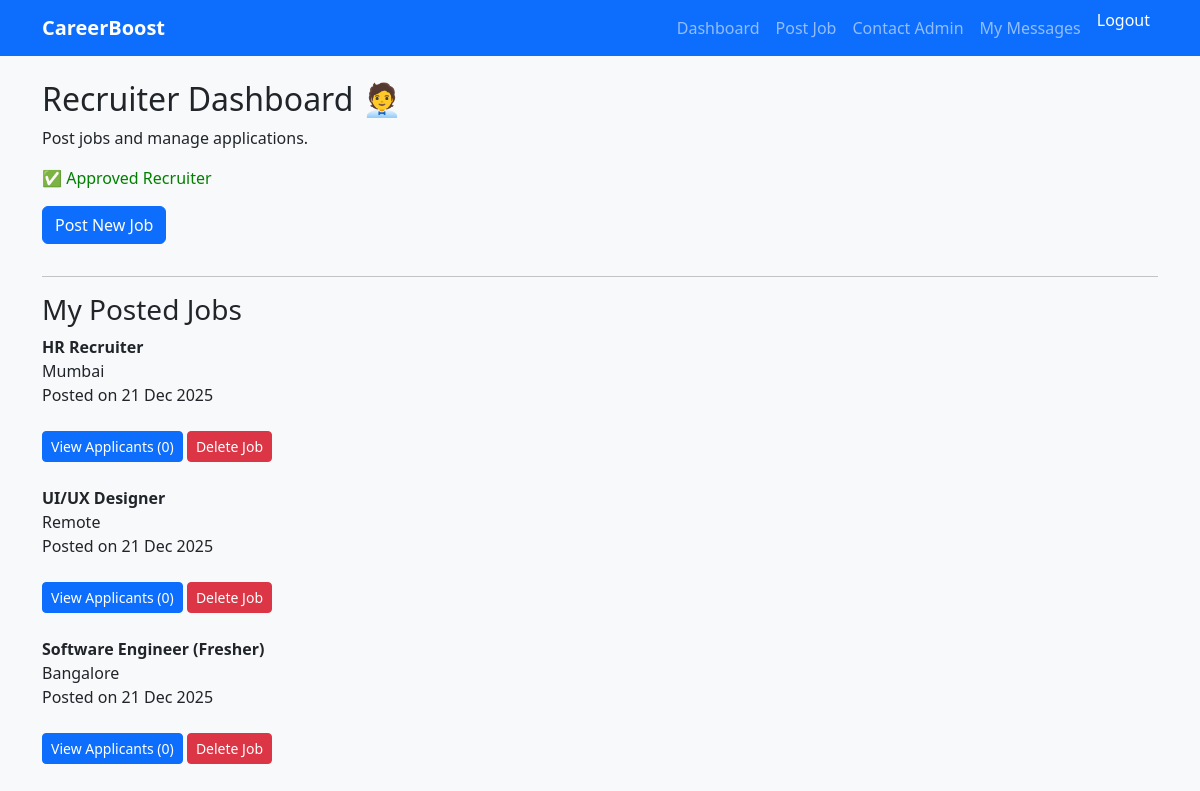
The app's page /accounts/recruiter/dashboard/ (signed in) with its own data.
### job_app/models.py (models this page shows, shortened)
class Job(models.Model):
    title = models.CharField(max_length=200)
    company = models.CharField(max_length=200)
    location = models.CharField(max_length=200)
    description = models.TextField()
    skills_required = models.TextField(
        help_text="Comma separated skills (python, sql, django)"
    )
    posted_by = models.ForeignKey(
        settings.AUTH_USER_MODEL,
        on_delete=models.CASCADE,
        related_name="posted_jobs"
    )
    is_active = models.BooleanField(default=True)
    created_at = models.DateTimeField(auto_now_add=True)

### accounts/views.py (the view)
@login_required
def recruiter_dashboard(request):
    profile = get_object_or_404(RecruiterProfile, user=request.user)
    if profile.status != "approved":
        return redirect("accounts:pending_approval")
    jobs = Job.objects.filter(posted_by=request.user).order_by("-created_at")
    return render(
        request,
        "accounts/recruiter_dashboard.html",
        {"profile": profile, "jobs": jobs},
    )

### careerboost/templates/accounts/recruiter_dashboard.html (shortened to what this page needs)
{% extends "base.html" %}
{% block content %}
<h2>Recruiter Dashboard 🧑‍💼</h2>
<p>Post jobs and manage applications.</p>
{% if profile.status == "approved" %}
    <p style="color: green;">✅ Approved Recruiter</p>
    <a href="{% url 'job_app:add_job' %}" class="btn btn-primary mb-3">
        Post New Job
    </a>
{% endif %}
<hr>
<h3>My Posted Jobs</h3>
{% if jobs %}
    <ul class="list-unstyled">
        {% for job in jobs %}
            <li class="mb-4">
                <strong>{{ job.title }}</strong><br>
                {{ job.location }}<br>
                Posted on {{ job.created_at|date:"d M Y" }}
                <br><br>
                <a class="btn btn-primary btn-sm"
                   href="{% url 'job_app:view_applicants' job.id %}">
                    View Applicants ({{ job.applications.count }})
                </a>
                <a class="btn btn-danger btn-sm"
                   href="{% url 'job_app:delete_job' job.id %}">
                    Delete Job
                </a>
            </li>
        {% endfor %}
    </ul>
{% else %}
    <p>You haven’t posted any jobs yet.</p>
{% endif %}
{% endblock %}

### careerboost/templates/base.html (style rules this page uses)
body { background-color: #f8f9fa; }

### records on screen
Job: title "HR Recruiter", location "Mumbai", created_at "21 Dec 2025", applications.count "0"
Job: title "UI/UX Designer", location "Remote", created_at "21 Dec 2025", applications.count "0"
Job: title "Software Engineer (Fresher)", location "Bangalore", created_at "21 Dec 2025", applications.count "0"
